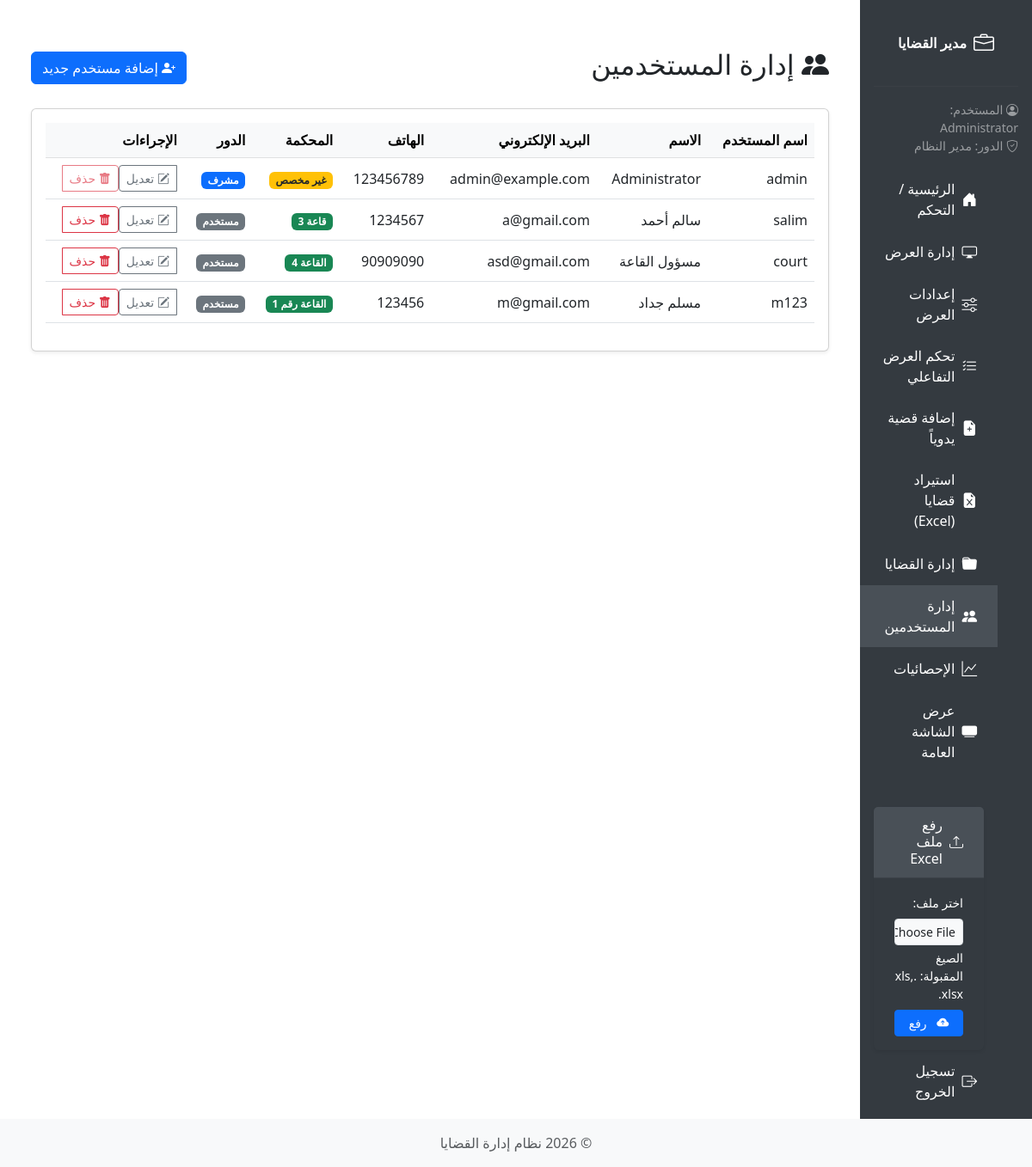
The page /users (signed in) on the database its author committed.
### app/models/models.py (models this page shows)
class User(UserMixin, db.Model):
    __tablename__ = 'tbluser'
    id = db.Column(db.Integer, primary_key=True)
    username = db.Column(db.String(80), nullable=False)
    password = db.Column(db.String(120), nullable=False)
    name = db.Column(db.String(100), nullable=False)
    email = db.Column(db.String(120), nullable=False)
    tel = db.Column(db.String(20), nullable=False)
    is_admin = db.Column(db.Boolean, default=False)
    court_id = db.Column(db.Integer, db.ForeignKey('tblcourt.id', ondelete='SET NULL', name='fk_user_court'), nullable=True)
    cases = db.relationship('Case', backref='user', lazy=True)
    __table_args__ = (
        db.UniqueConstraint('username', name='uq_user_username'),
        db.UniqueConstraint('email', name='uq_user_email')
    )

class Court(db.Model):
    __tablename__ = 'tblcourt'
    id = db.Column(db.Integer, primary_key=True)
    name = db.Column(db.String(100), nullable=False, unique=True)
    description = db.Column(db.Text, nullable=True)
    is_active = db.Column(db.Boolean, default=True)
    users = db.relationship('User', backref='court', lazy=True)
    cases = db.relationship('Case', backref='court', lazy=True)
    __table_args__ = (
        db.UniqueConstraint('name', name='uq_court_name'),
    )

### app/blueprints/auth/routes.py (the view)
@auth_bp.route('/users')
@login_required
def list_users():
    if not current_user.is_admin:
        flash('Access denied.', 'danger')
        return redirect(url_for('main.index'))
    users = User.query.order_by(User.name).all()
    return render_template('users.html', users=users)

### app/blueprints/auth/routes.py (called while the page is built)
@login_manager.user_loader
def load_user(user_id):
    return db.session.get(User, int(user_id))

### app/templates/users.html (shortened to what this page needs)
{% extends "base.html" %}
{% block content %}
<div class="container mt-4">
    <div class="d-flex justify-content-between align-items-center mb-4">
        <h2><i class="bi bi-people-fill"></i> إدارة المستخدمين</h2>
        <a href="{{ url_for('auth.admin_add_user') }}" class="btn btn-primary">
            <i class="bi bi-person-plus-fill"></i> إضافة مستخدم جديد
        </a>
    </div>
    <div class="card shadow-sm">
        <div class="card-body">
            <div class="table-responsive">
                <table class="table table-hover align-middle">
                    <thead class="table-light">
                        <tr>
                            <th>اسم المستخدم</th>
                            <th>الاسم</th>
                            <th>البريد الإلكتروني</th>
                            <th>الهاتف</th>
                            <th>المحكمة</th>
                            <th>الدور</th>
                            <th>الإجراءات</th>
                        </tr>
                    </thead>
                    <tbody>
                        {% for user in users %}
                        <tr>
                            <td>{{ user.username }}</td>
                            <td>{{ user.name }}</td>
                            <td>{{ user.email }}</td>
                            <td>{{ user.tel if user.tel else '-' }}</td>
                            <td>
                                {% if user.court %}
                                <span class="badge bg-success">{{ user.court.name }}</span>
                                {% else %}
                                <span class="badge bg-warning text-dark">غير مخصص</span>
                                {% endif %}
                            </td>
                            <td>
                                <span class="badge {% if user.is_admin %}bg-primary{% else %}bg-secondary{% endif %}">
                                    {{ 'مشرف' if user.is_admin else 'مستخدم' }}
                                </span>
                            </td>
                            <td>
                                <div class="btn-group" role="group" aria-label="إجراءات المستخدم">
                                    <a href="{{ url_for('auth.edit_user', user_id=user.id) }}"
                                        class="btn btn-sm btn-outline-secondary" title="تعديل المستخدم">
                                        <i class="bi bi-pencil-square"></i> تعديل
                                    </a>
                                    {% set is_last_admin = user.is_admin and users|selectattr('is_admin')|list|length <=
                                        1 %} <button type="button" class="btn btn-sm btn-outline-danger"
                                        onclick="confirmDelete({{ user.id }}, '{{ user.username }}')"
                                        title="حذف المستخدم" {% if user.id==current_user.id or is_last_admin
                                        %}disabled{% endif %}>
                                        <i class="bi bi-trash-fill"></i> حذف
                                        </button>
                                </div>
                            </td>
                        </tr>
                        {% else %}
                        <tr>
                            <td colspan="6" class="text-center text-muted">لم يتم العثور على مستخدمين.</td>
                        </tr>
                        {% endfor %}
                    </tbody>
                </table>
            </div>
        </div>
    </div>
</div>
{% endblock %}

### app/templates/base.html (shortened to what this page needs)
<!DOCTYPE html>
<html lang="ar" dir="rtl">
<head>
    <link href="https://cdn.jsdelivr.net/npm/bootstrap@5.3.0/dist/css/bootstrap.min.css" rel="stylesheet">
    <link href="https://cdn.jsdelivr.net/npm/bootstrap-icons@1.11.0/font/bootstrap-icons.css" rel="stylesheet">
    <link href="{{ url_for('static', filename='css/style.css') }}" rel="stylesheet">
</head>
<body>
    <div class="container-fluid">
        <div class="row">
            {% if current_user.is_authenticated %}
            <div class="col-md-3 col-lg-2 px-0 sidebar d-flex flex-column">
                <a class="navbar-brand p-3 text-white text-center" href="{{ url_for('main.index') }}">
                    <i class="bi bi-briefcase fs-4"></i>
                    <span>مدير القضايا</span>
                </a>
                <hr class="text-white mx-3">
                <div class="px-3 mb-3 text-white-50 small">
                    <div><i class="bi bi-person-circle"></i> المستخدم: {{ current_user.name }}</div>
                    <div><i class="bi bi-shield-check"></i> الدور: {% if current_user.is_admin %}مدير النظام{% else %}مستخدم{% endif %}</div>
                </div>
                <ul class="nav flex-column flex-grow-1">
                    <li class="nav-item">
                        <a class="nav-link {% if request.endpoint == 'main.index' or request.endpoint == 'main.control' %}active{% endif %}" href="{{ url_for('main.index') }}">
                            <i class="bi bi-house-door-fill"></i> <span>الرئيسية / التحكم</span>
                        </a>
                    </li>
                    <li class="nav-item">
                        <a class="nav-link {% if request.endpoint == 'display.manage_display' %}active{% endif %}" href="{{ url_for('display.manage_display') }}">
                            <i class="bi bi-display"></i> <span>إدارة العرض</span>
                        </a>
                    </li>
                    {% if current_user.is_admin %}
                    <li class="nav-item">
                        <a class="nav-link {% if request.endpoint == 'display.display_settings' %}active{% endif %}" href="{{ url_for('display.display_settings') }}">
                            <i class="bi bi-sliders"></i> <span>إعدادات العرض</span>
                        </a>
                    </li>
                    {% endif %}
                    <li class="nav-item">
                        <a class="nav-link {% if request.endpoint == 'display.general_control' %}active{% endif %}" href="{{ url_for('display.general_control') }}">
                            <i class="bi bi-list-check"></i> <span>تحكم العرض التفاعلي</span>
                        </a>
                    </li>
                    <li class="nav-item">
                        <a class="nav-link {% if request.endpoint == 'cases.add_case' %}active{% endif %}" href="{{ url_for('cases.add_case') }}">
                            <i class="bi bi-file-earmark-plus-fill"></i> <span>إضافة قضية يدوياً</span>
                        </a>
                    </li>
                    <li class="nav-item">
                        <a class="nav-link {% if request.endpoint == 'main.list_files' %}active{% endif %}" href="{{ url_for('main.list_files') }}">
                            <i class="bi bi-file-earmark-excel-fill"></i> <span>استيراد قضايا (Excel)</span>
                        </a>
                    </li>
                    <li class="nav-item">
                        <a class="nav-link {% if request.endpoint == 'cases.list_cases' %}active{% endif %}" href="{{ url_for('cases.list_cases') }}">
                            <i class="bi bi-folder-fill"></i> <span>إدارة القضايا</span>
                        </a>
                    </li>
                    {% if current_user.is_admin %}
                    <li class="nav-item">
                        <a class="nav-link {% if request.endpoint == 'auth.list_users' %}active{% endif %}" href="{{ url_for('auth.list_users') }}">
                            <i class="bi bi-people-fill"></i> <span>إدارة المستخدمين</span>
                        </a>
                    </li>
                    <li class="nav-item">
                        <a class="nav-link {% if request.endpoint == 'main.statistics' %}active{% endif %}" href="{{ url_for('main.statistics') }}">
                            <i class="bi bi-graph-up"></i> <span>الإحصائيات</span>
                        </a>
                    </li>
                    {% endif %}
                    <li class="nav-item">
                        <a class="nav-link {% if request.endpoint == 'display.general' %}active{% endif %}" href="{{ url_for('display.general') }}" target="_blank">
                            <i class="bi bi-tv-fill"></i> <span>عرض الشاشة العامة</span>
                        </a>
                    </li>
                    {% if current_user.is_authenticated %}
                    <li class="nav-item mt-3" id="uploadFormContainer">
                         <div class="card mx-3" style="background-color:#343a40">
                            <div class="card-header text-white" style="background-color: #495057;">
                                <i class="bi bi-upload"></i> <h6 class="mb-0 d-inline">رفع ملف Excel</h6>
                            </div>
                            <div class="card-body">
                                <form id="uploadForm" action="{{ url_for('main.upload_file') }}" method="post" enctype="multipart/form-data">
                                    <div class="mb-2">
                                        <label for="excelFile" class="form-label small">اختر ملف:</label>
                                        <input class="form-control form-control-sm" type="file" id="excelFile" name="excelFile" accept=".xls,.xlsx" required>
                                        <div class="form-text small mt-1">الصيغ المقبولة: .xls, .xlsx</div>
                                    </div>
                                    <div class="d-grid">
                                        <button type="submit" class="btn btn-sm btn-primary">
                                             <i class="bi bi-cloud-arrow-up-fill"></i> <span>رفع</span>
                                         </button>
                                    </div>
                                </form>
                            </div>
                         </div>
                    </li>
                    {% endif %}
                    <li class="nav-item mt-auto mb-2">
                        <a class="nav-link" href="{{ url_for('auth.logout') }}">
                            <i class="bi bi-box-arrow-right"></i> <span>تسجيل الخروج</span>
                        </a>
                    </li>
                </ul>
            </div>
            <div class="col-md-9 col-lg-10 ms-sm-auto px-md-4 main-content">
            {% else %}
            <div class="col-12 main-content">
            {% endif %}
                {% block content %}{% endblock %}
            </div>
        </div>
    </div>
    <footer class="footer mt-auto py-3 bg-light">
        <div class="container text-center">
            <span class="text-muted">© {{ now.year }} نظام إدارة القضايا</span>
        </div>
    </footer>
</body>
</html>

### app/static/css/style.css (style rules this page uses)
.sidebar { min-height: 100vh; background: #343a40; }
.sidebar .nav-link { color: #ffffff !important; padding: 1rem; }
.sidebar .card { background-color: #343a40 !important; color: #ffffff; }
.sidebar .card-header { background-color: #495057 !important; color: #ffffff; }
.sidebar .card label, .sidebar .card .form-text { color: #ffffff !important; }
.main-content { padding: 20px; }
.card { box-shadow: 0 0.125rem 0.25rem rgba(0, 0, 0, 0.075); }

### app/templates/base.html (style rules this page uses)
body { direction: rtl; }
.sidebar { background-color: #343a40; min-height: 100vh; color: #adb5bd; padding-top: 1rem; }
.sidebar .nav-link { color: #000000; padding: 0.75rem 1.5rem; font-size: 1rem; display: flex; align-items: center; }
.sidebar .nav-link .bi { font-size: 1.1rem; }
.sidebar .nav-link:hover, .sidebar .nav-link.active { background-color: #495057; color: #ffffff; }
.sidebar .navbar-brand { font-weight: bold; display: flex; align-items: center; justify-content: center; }
.sidebar hr { border-top: 1px solid rgba(255, 255, 255, 0.1); }
.main-content { padding: 2rem; }
.footer { background-color: #e9ecef; }
.sidebar .card { border: none; margin-top: 1.5rem; }
.sidebar .card-header { padding: 0.75rem 1.5rem; display: flex; align-items: center; }
.sidebar .card-body { padding: 1rem 1.5rem; }
.sidebar .card label { color: #adb5bd; }
.sidebar .card .form-text { color: #6c757d; }
.sidebar .nav-link .bi, .sidebar .card-header .bi, .sidebar .btn .bi { margin-left: 0.5rem; margin-right: 0; }
.sidebar .navbar-brand .bi { margin-left: 0.5rem; margin-right: 0; }

### rows shown on the page
User: name "Administrator", username "admin", email "admin@example.com", tel "123456789", shows "غير مخصص", is_admin "مشرف"
User: username "salim", name "سالم أحمد", email "a@gmail.com", tel "1234567", court.name "قاعة 3", is_admin "مستخدم"
User: username "court", name "مسؤول القاعة", email "asd@gmail.com", tel "90909090", court.name "القاعة 4", is_admin "مستخدم"
User: username "m123", name "مسلم جداد", email "m@gmail.com", tel "123456", court.name "القاعة رقم 1", is_admin "مستخدم"
